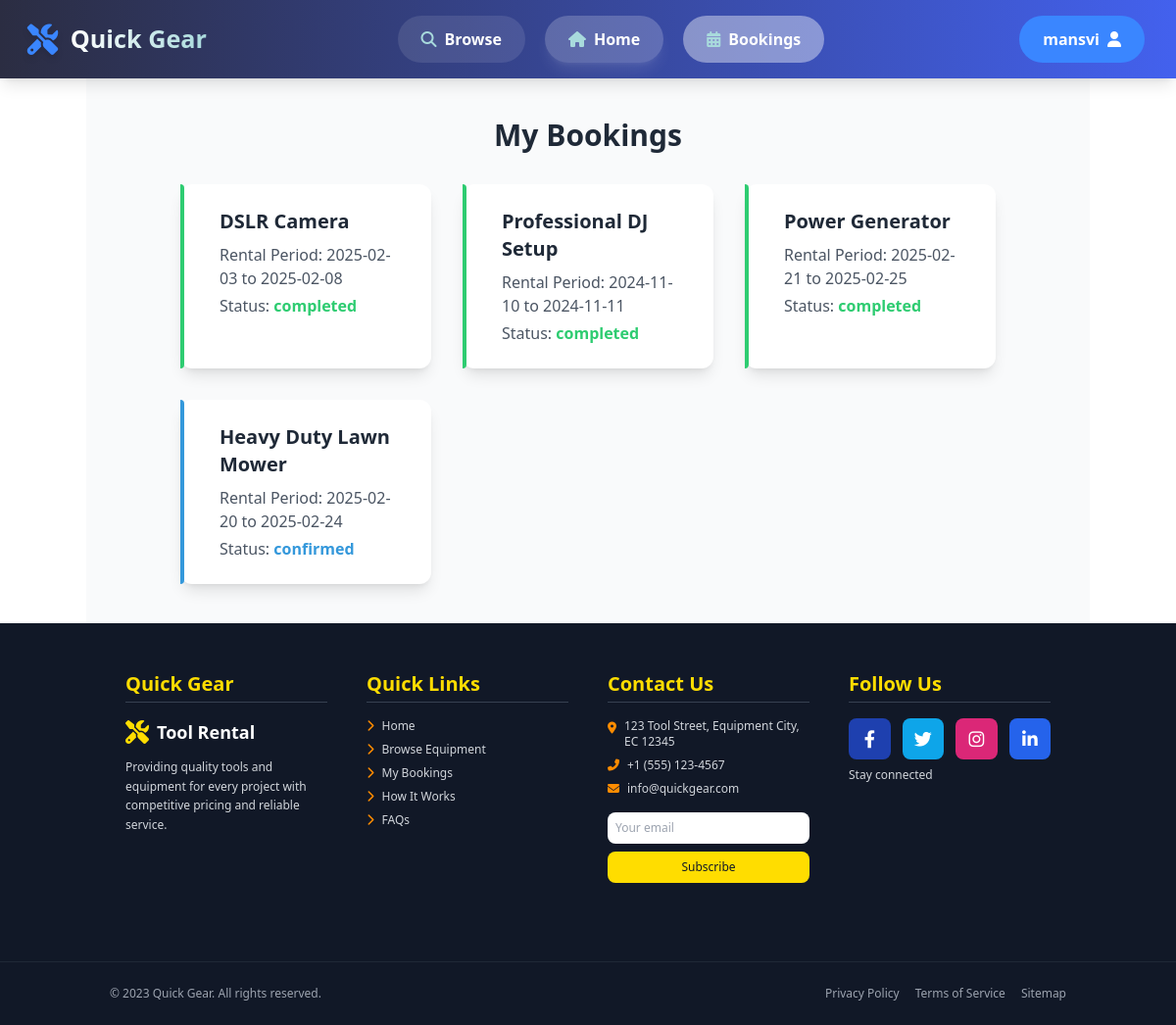
Before: /bookings.php (signed in) with the older database file.
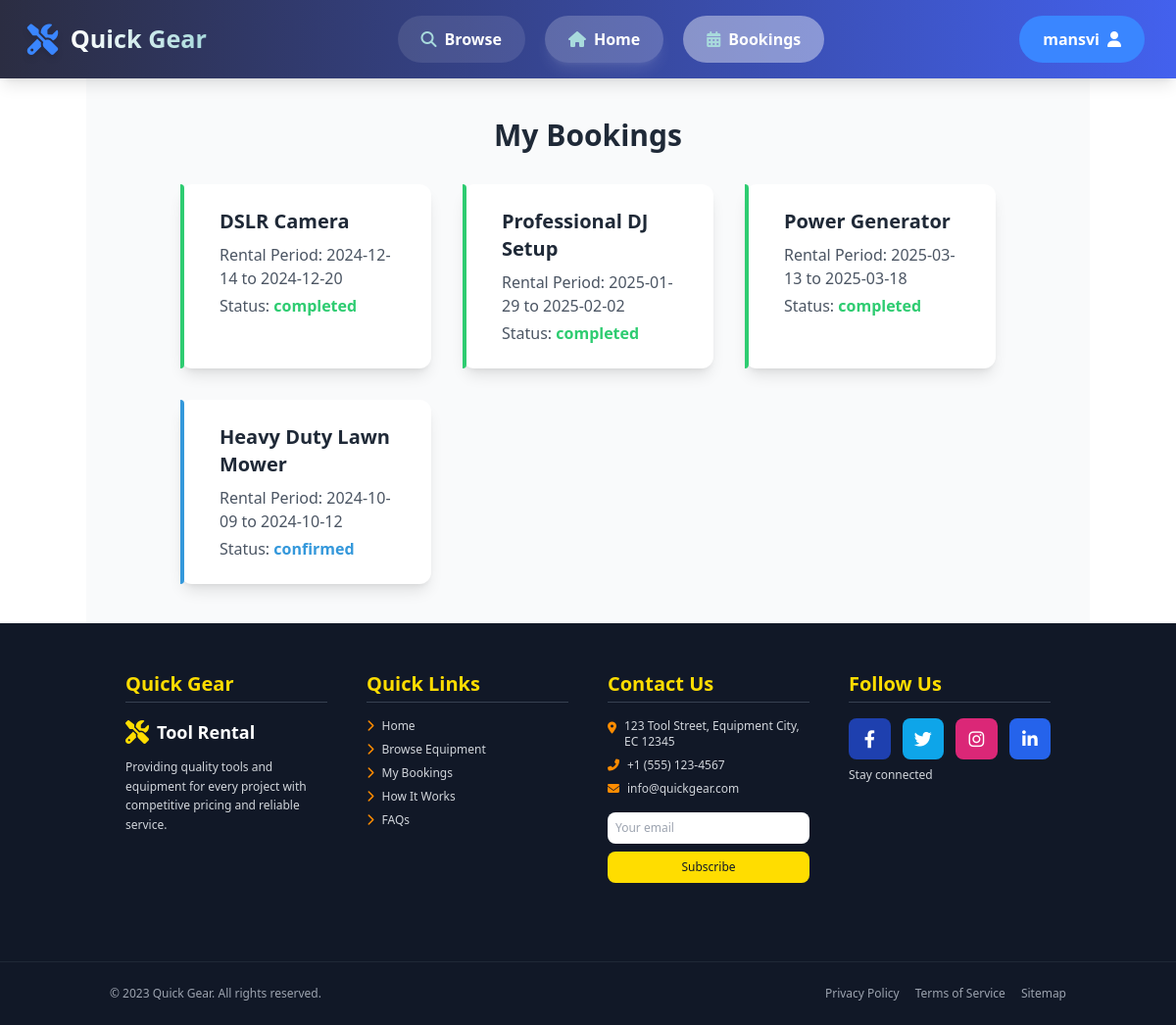
After: the same page with the newer database file.
### tables this page shows
CREATE TABLE IF NOT EXISTS bookings (
    id INT AUTO_INCREMENT PRIMARY KEY,
    user_id INT NOT NULL DEFAULT 0,
    product_id INT NOT NULL,
    full_name VARCHAR(255) NOT NULL,
    email VARCHAR(255) NOT NULL,
    phone VARCHAR(50) NOT NULL,
    start_date DATE NOT NULL,
    end_date DATE NOT NULL,
    message TEXT,
    booking_date TIMESTAMP DEFAULT CURRENT_TIMESTAMP,
    status VARCHAR(20) DEFAULT 'pending'
);

CREATE TABLE IF NOT EXISTS products (
    id INT AUTO_INCREMENT PRIMARY KEY,
    name VARCHAR(255) NOT NULL,
    category VARCHAR(50) NOT NULL,
    description TEXT NOT NULL,
    price DECIMAL(10,2) NOT NULL,
    price_type VARCHAR(20) NOT NULL,
    deposit DECIMAL(10,2) NOT NULL,
    status VARCHAR(20) NOT NULL,
    image TEXT NOT NULL,
    features TEXT NOT NULL
);

### data/bookings_data.php (called while the page is built, shortened)
<?php
$host = "localhost";
$dbname = "quick-gear-db";
$user = "root";
$pass = "";
$userId = $_SESSION['user_id'];
try {
    $pdo = new PDO("mysql:host=$host;dbname=$dbname;charset=utf8", $user, $pass);
    $pdo->setAttribute(PDO::ATTR_ERRMODE, PDO::ERRMODE_EXCEPTION);
    $query = "SELECT bookings.*, products.name AS item_name
              FROM bookings
              JOIN products ON bookings.product_id = products.id
              WHERE bookings.user_id = :user_id";
    $stmt = $pdo->prepare($query);
    $stmt->bindParam(':user_id', $userId, PDO::PARAM_INT);
    $stmt->execute();
    $bookings = $stmt->fetchAll(PDO::FETCH_ASSOC);
} catch (PDOException $e) {
    error_log($e->getMessage());
    $bookings = [];
}
?>

### bookings.php (the view, shortened to what this page needs)
<?php
include './includes/header.php';
include './data/bookings_data.php';
?>
<main class="container mx-auto py-10 bg-gray-50 px-24">
    <h2 class="text-3xl font-bold text-gray-800 mb-8 text-center">My Bookings</h2>
    <div class="grid grid-cols-1 sm:grid-cols-2 lg:grid-cols-3 gap-8">
        <?php foreach ($bookings as $booking): ?>
            <?php
            $statusColor = ($booking['status'] === 'completed') ? '#2ecc71' :
                (($booking['status'] === 'pending') ? '#f1c40f' :
                    (($booking['status'] === 'confirmed') ? '#3498db' : '#e74c3c'));
            ?>
            <div class="relative bg-white p-6 rounded-xl shadow-lg transition transform hover:scale-105 hover:shadow-2xl">
                <div class="absolute inset-y-0 left-0 w-1 rounded-r-xl"
                    style="background-color: <?= htmlspecialchars($statusColor) ?>;"></div>
                <div class="ml-4">
                    <h3 class="text-xl font-bold text-gray-800 mb-2"><?= htmlspecialchars($booking['item_name']) ?></h3>
                    <p class="text-gray-600 mb-1">Rental Period: <?= htmlspecialchars($booking['start_date']) ?> to
                        <?= htmlspecialchars($booking['end_date']) ?>
                    </p>
                    <p class="text-gray-600">Status:
                        <span class="font-semibold" style="color: <?= htmlspecialchars($statusColor) ?>">
                            <?= htmlspecialchars($booking['status']) ?>
                        </span>
                    </p>
                </div>
            </div>
        <?php endforeach; ?>
    </div>
</main>
<?php include './includes/footer.php'; ?>

### includes/header.php (shortened to what this page needs)
<header
    class="flex justify-between items-center px-8 py-4 bg-gradient-to-r from-[#2b2d42] to-[#4361ee] shadow-lg text-white sticky top-0 z-50 transition-all duration-300">
    <a href="index.php" class="flex items-center text-2xl font-bold hover:scale-105 transition-transform duration-300">
        <i class="fas fa-tools mr-3 text-3xl text-[#3a86ff] drop-shadow-md"></i>
        <span class="bg-clip-text text-transparent bg-gradient-to-r from-white to-[#a8dadc]">Quick Gear</span>
    </a>
    <nav class="flex gap-5">
        <a id="nav-browse" href="browse.php"
            class="nav-link bg-white/10 text-white border-none py-3 px-6 rounded-full font-semibold cursor-pointer transition-all duration-300 ease-in-out hover:bg-white/20 hover:-translate-y-0.5 hover:shadow-md flex items-center">
            <i class="fas fa-search mr-2 text-[#a8dadc]"></i>
            Browse
        </a>
        <a id="nav-home" href="index.php"
            class="nav-link bg-white/20 text-white border-none py-3 px-6 rounded-full font-semibold cursor-pointer transition-all duration-300 ease-in-out hover:bg-white/30 hover:-translate-y-0.5 shadow-lg shadow-white/10 flex items-center">
            <i class="fas fa-home mr-2 text-[#a8dadc]"></i>
            Home
        </a>
        <a id="nav-bookings" href="bookings.php"
            class="nav-link bg-white/10 text-white border-none py-3 px-6 rounded-full font-semibold cursor-pointer transition-all duration-300 ease-in-out hover:bg-white/20 hover:-translate-y-0.5 hover:shadow-md flex items-center">
            <i class="fas fa-calendar-alt mr-2 text-[#a8dadc]"></i>
            Bookings
        </a>
    </nav>
    <a id="nav-user" href="<?php echo isset($_SESSION['user_id']) ? 'profile.php' : 'login.php'; ?>"
        class="user-btn relative bg-[#3a86ff] text-white border-none py-3 px-6 rounded-full font-semibold cursor-pointer transition-all duration-300 ease-in-out hover:bg-[#a8dadc] hover:text-[#2b2d42] hover:-translate-y-0.5 hover:shadow-lg flex items-center gap-2 overflow-hidden group">
        <span
            class="relative z-10"><?php echo isset($_SESSION['user_name']) ? htmlspecialchars($_SESSION['user_name']) : 'User'; ?></span>
        <i class="fas fa-user relative z-10"></i>
    </a>
</header>

### includes/footer.php (shortened to what this page needs)
<link rel="stylesheet" href="https://cdnjs.cloudflare.com/ajax/libs/font-awesome/6.4.0/css/all.min.css">
<script src="https://cdn.tailwindcss.com"></script>
<body>
    <footer class="bg-gray-900 text-white pt-12 pb-6">
        <div class="container mx-auto px-10">
            <div class="grid grid-cols-1 md:grid-cols-2 lg:grid-cols-4 gap-10">
                <div class="mb-8">
                    <h3 class="text-xl font-bold mb-4 text-accent border-b border-gray-700 pb-1">Quick Gear</h3>
                    <div class="flex items-center mb-3">
                        <i class="fas fa-tools text-2xl text-accent mr-2"></i>
                        <span class="text-lg font-bold">Tool Rental</span>
                    </div>
                    <p class="text-gray-300 text-xs leading-relaxed">
                        Providing quality tools and equipment for every project with competitive pricing and reliable
                        service.
                    </p>
                </div>
                <div class="mb-8">
                    <h3 class="text-xl font-bold mb-4 text-accent border-b border-gray-700 pb-1">Quick Links</h3>
                    <ul class="space-y-2 text-xs">
                        <li>
                            <a id="footer-home" href="index.php"
                                class="text-gray-300 hover:text-accent transition-all flex items-center group">
                                <i
                                    class="fas fa-chevron-right text-primary mr-2 text-xs group-hover:translate-x-1 transition-transform"></i>
                                Home
                            </a>
                        </li>
                        <li>
                            <a id="footer-browse" href="browse.php"
                                class="text-gray-300 hover:text-accent transition-all flex items-center group">
                                <i
                                    class="fas fa-chevron-right text-primary mr-2 text-xs group-hover:translate-x-1 transition-transform"></i>
                                Browse Equipment
                            </a>
                        </li>
                        <li>
                            <a id="footer-bookings" href="bookings.php"
                                class="text-gray-300 hover:text-accent transition-all flex items-center group">
                                <i
                                    class="fas fa-chevron-right text-primary mr-2 text-xs group-hover:translate-x-1 transition-transform"></i>
                                My Bookings
                            </a>
                        </li>
                        <li>
                            <a id="footer-how-it-works" href="index.php#how-it-works"
                                class="text-gray-300 hover:text-accent transition-all flex items-center group">
                                <i
                                    class="fas fa-chevron-right text-primary mr-2 text-xs group-hover:translate-x-1 transition-transform"></i>
                                How It Works
                            </a>
                        </li>
                        <li>
                            <a id="footer-faqs" href="index.php#faqs"
                                class="text-gray-300 hover:text-accent transition-all flex items-center group">
                                <i
                                    class="fas fa-chevron-right text-primary mr-2 text-xs group-hover:translate-x-1 transition-transform"></i>
                                FAQs
                            </a>
                        </li>
                    </ul>
                </div>
                <div class="mb-8">
                    <h3 class="text-xl font-bold mb-4 text-accent border-b border-gray-700 pb-1">Contact Us</h3>
                    <ul class="space-y-2 text-xs">
                        <li class="flex items-start">
                            <i class="fas fa-map-marker-alt text-primary mr-2 mt-1"></i>
                            <span class="text-gray-300">123 Tool Street, Equipment City, EC 12345</span>
                        </li>
                        <li class="flex items-center">
                            <i class="fas fa-phone-alt text-primary mr-2"></i>
                            <span class="text-gray-300">+1 (555) 123-4567</span>
                        </li>
                        <li class="flex items-center">
                            <i class="fas fa-envelope text-primary mr-2"></i>
                            <span class="text-gray-300">info@quickgear.com</span>
                        </li>
                    </ul>
                    <div class="mt-4">
                        <input type="email" placeholder="Your email"
                            class="w-full p-2 text-xs rounded-lg text-gray-900" />
                        <button
                            class="w-full mt-2 bg-accent text-gray-900 text-xs p-2 rounded-lg hover:bg-secondary transition-all">Subscribe</button>
                    </div>
                </div>
                <div class="mb-8">
                    <h3 class="text-xl font-bold mb-4 text-accent border-b border-gray-700 pb-1">Follow Us</h3>
                    <div class="grid grid-cols-4 gap-3 mb-2">
                        <a href="#"
                            class="bg-blue-800 hover:bg-blue-700 p-3 rounded-lg text-center transition-all duration-300"
                            title="Facebook">
                            <i class="fab fa-facebook-f text-lg"></i>
                        </a>
                        <a href="#"
                            class="bg-sky-500 hover:bg-sky-400 p-3 rounded-lg text-center transition-all duration-300"
                            title="Twitter">
                            <i class="fab fa-twitter text-lg"></i>
                        </a>
                        <a href="#"
                            class="bg-pink-600 hover:bg-pink-500 p-3 rounded-lg text-center transition-all duration-300"
                            title="Instagram">
                            <i class="fab fa-instagram text-lg"></i>
                        </a>
                        <a href="#"
                            class="bg-blue-600 hover:bg-blue-500 p-3 rounded-lg text-center transition-all duration-300"
                            title="LinkedIn">
                            <i class="fab fa-linkedin-in text-lg"></i>
                        </a>
                    </div>
                    <p class="text-gray-300 text-xs">Stay connected</p>
                </div>
            </div>
        </div>
        <div class="mt-12 pt-6 border-t border-gray-800">
            <div class="container mx-auto px-6">
                <div class="flex flex-col md:flex-row justify-between items-center space-y-2 md:space-y-0 text-xs">
                    <p class="text-gray-400">© 2023 Quick Gear. All rights reserved.</p>
                    <div class="flex space-x-4">
                        <a href="#" class="text-gray-400 hover:text-accent transition-colors">Privacy Policy</a>
                        <a href="#" class="text-gray-400 hover:text-accent transition-colors">Terms of Service</a>
                        <a href="#" class="text-gray-400 hover:text-accent transition-colors">Sitemap</a>
                    </div>
                </div>
            </div>
        </div>
    </footer>
</body>
</html>

Changed rows visible on the page:
changed bookings "DSLR Camera": start_date "2025-02-03" → "2024-12-14"; end_date "2025-02-08" → "2024-12-20"
changed bookings "Professional DJ Setup": start_date "2024-11-10" → "2025-01-29"; end_date "2024-11-11" → "2025-02-02"
changed bookings "Power Generator": start_date "2025-02-21" → "2025-03-13"; end_date "2025-02-25" → "2025-03-18"
changed bookings "confirmed": start_date "2025-02-20" → "2024-10-09"; end_date "2025-02-24" → "2024-10-12"
